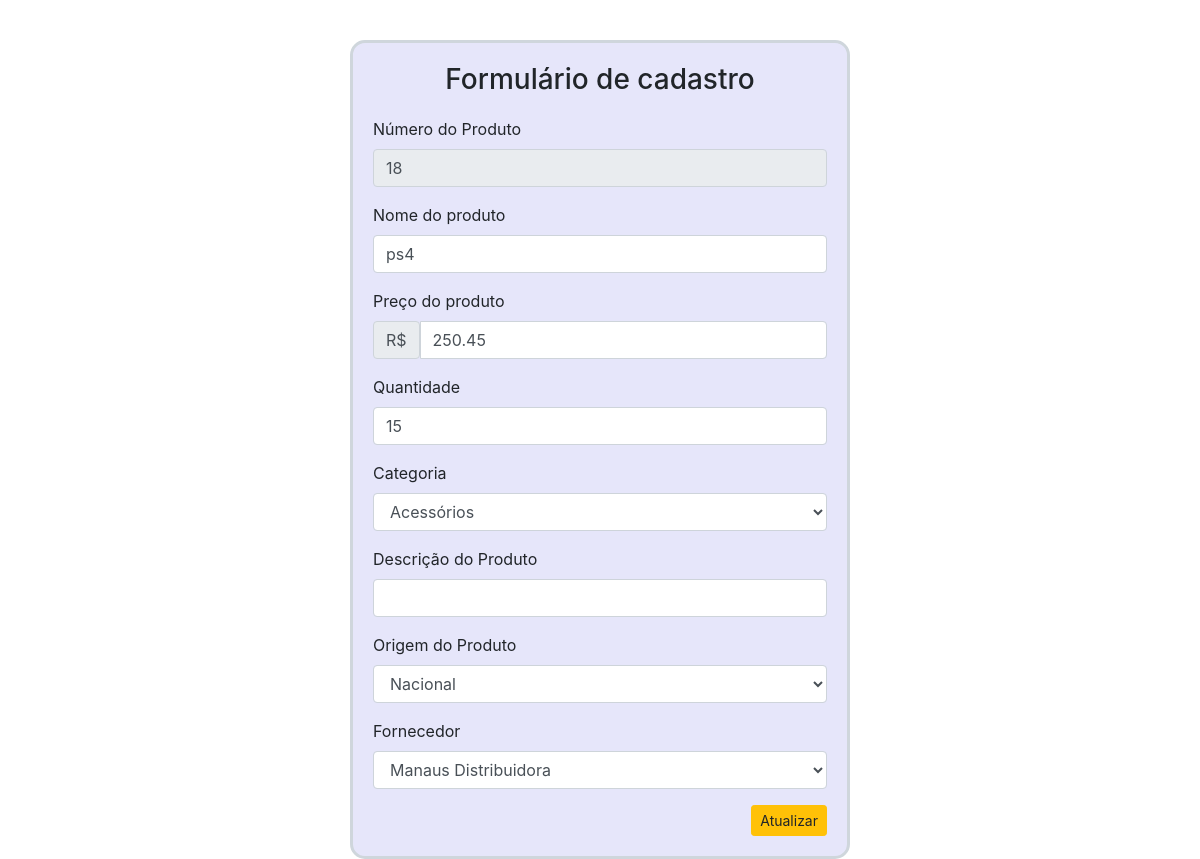
Screenshot of /PHP-HTML-CSS/editar_produto.php?id=18 with the database file from the repository.
### tables this page shows
CREATE TABLE `estoque` (
  `id_estoque` int(11) NOT NULL,
  `numproduto` float NOT NULL,
  `nomeproduto` varchar(200) NOT NULL,
  `categoria` varchar(100) NOT NULL,
  `quantidade` int(11) NOT NULL,
  `fornecedor` varchar(100) NOT NULL,
  `descricaoproduto` varchar(255) NOT NULL,
  `origem` varchar(255) NOT NULL,
  `datacompra` date NOT NULL DEFAULT current_timestamp()
);

### PHP-HTML-CSS/editar_produto.php (the view, shortened to what this page needs)
<?php
include 'conexao.php';
$id = $_GET['id'];
?>
<!DOCTYPE html>
<html lang="pt-BR">
<head>
    <link rel="stylesheet" href="https://stackpath.bootstrapcdn.com/bootstrap/4.4.1/css/bootstrap.min.css"
>
</head>
<body>
    <div class="container" style="margin-top: 40px" id="container">
        <h3 style="text-align:center">Formulário de cadastro </h3>
        <form action="_atualizar_produto.php" method="post" style="margin-top: 20px">
            <?php
            $sql = "SELECT * FROM `estoque` WHERE id_estoque = $id";
            $buscar = mysqli_query($conexao,$sql);
            while ($array = mysqli_fetch_array($buscar)) {
                $id_estoque = $array['id_estoque'];
                $numproduto = $array['numproduto'];
                $nomeproduto = $array['nomeproduto'];
                $quantidade = $array['quantidade'];
                $descricao = $array['descricaoproduto'];
            ?>
             <div class="form-group">
                <label>Número do Produto</label>
                <input type="number" class="form-control" name="id_estoque" value="<?php echo $id_estoque?>" disabled>
            </div>
            <div class="form-group">
                <label>Nome do produto</label>
                <input type="text" class="form-control" name="nomeproduto" value="<?php echo $nomeproduto?>">
            </div>
            <div class="form-group">
                <label>Preço do produto</label>
                <div class="input-group">
                        <div class="input-group-text">R$</div>
                        <input type="number" min="0.00" step="0.01" id="exampleInputAmount" class="form-control" name="numproduto" value="<?php echo $numproduto?>">
                </div>
            </div>
            <div class="form-group">
                <label>Quantidade</label>
                <input type="number" class="form-control" name="quantidade" value="<?php echo $quantidade?>">
            </div>
            <div class="form-group">
                <label>Categoria</label>
                <select class="form-control" name="categoria">
                    <?php
                    include 'conexao.php';
                    $sql = "SELECT * FROM `categoria` order by categoria ASC";
                    $buscar = mysqli_query($conexao,$sql);
                    while ($array = mysqli_fetch_array($buscar)) {
                        $nome_categoria = $array['categoria'];
                    ?>
                    <option><?php echo $nome_categoria ?></option>
                    <?php  } ?>
                </select>
            </div>
            <div class="form-group">
                    <label>Descrição do Produto</label>
                    <input type="text" class="form-control" name="descricaoproduto" value="<?php echo $descricao?>">
            </div>
            <div class="form-group">
                    <label>Origem do Produto</label>
                    <select class="form-control" name="origem">
                        <?php
                        include 'conexao.php';
                        $sql2 = "SELECT * FROM `origem`";
                        $buscar2 = mysqli_query($conexao,$sql2);
                        while ($array2 = mysqli_fetch_array($buscar2)) {
                            $nom_origem = $array2['nom_origem'];
                        ?>
                        <option><?php echo $nom_origem ?></option>
                        <?php  } ?>
                    </select>
            </div>
            <div class="form-group">
                <label>Fornecedor</label>
                <select class="form-control" name="fornecedor">
                    <?php
                    include 'conexao.php';
                    $sql2 = "SELECT * FROM `fornecedor`";
                    $buscar2 = mysqli_query($conexao,$sql2);
                    while ($array2 = mysqli_fetch_array($buscar2)) {
                        $nome_fornecedor = $array2['nome_fornecedor'];
                    ?>
                    <option><?php echo $nome_fornecedor ?></option>
                    <?php  } ?>
                </select>
            </div>
            <div style="text-align: right;">
                <button type="submit" id="botao" class="btn btn-warning btn-sm">Atualizar</button>
            </div>
            <?php } ?>
        </form>
    </div>
</body>
</html>

### PHP-HTML-CSS/editar_produto.php (style rules this page uses)
#container { width: 500px; border-radius: 15px; border: 0.2em solid; padding: 20px; border-color: #cfd6dc; background-color:rgb(230,230,250); }

### rows the page displays
estoque: id_estoque "18", nomeproduto "ps4", numproduto "250.45", quantidade "15"

### other values shown
form field categoria "Acessórios"
form field origem "Nacional"
form field fornecedor "Manaus Distribuidora"
